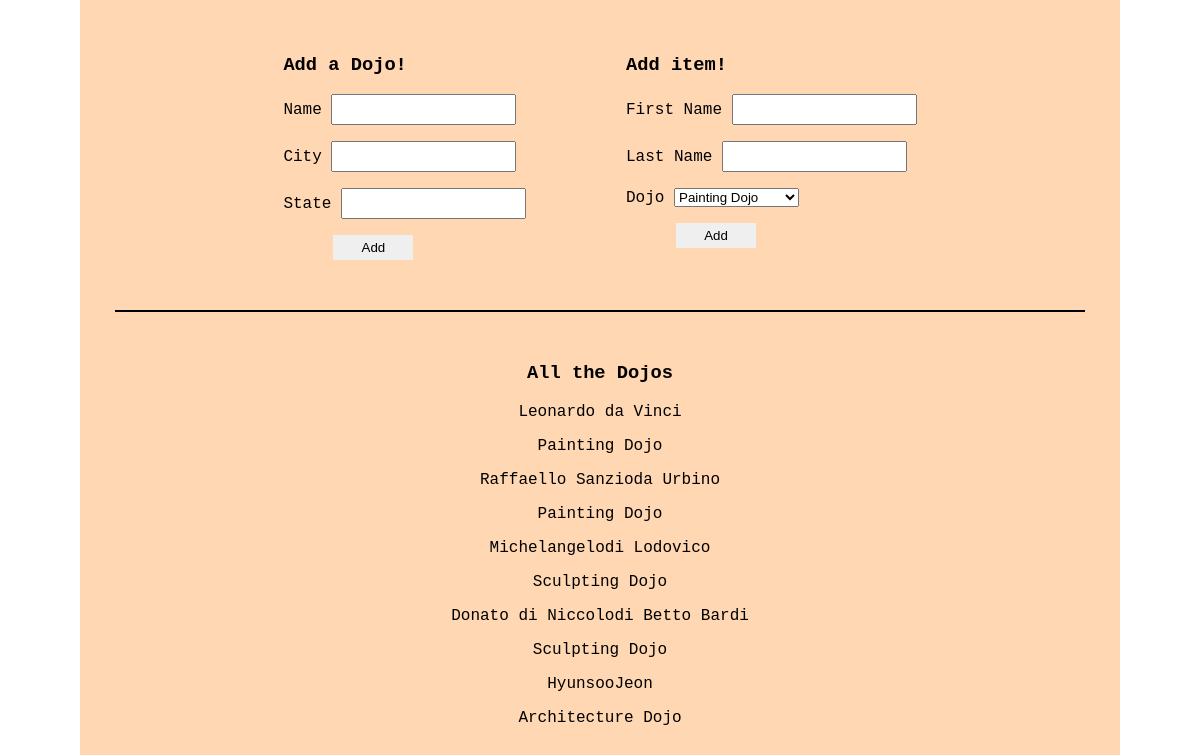
The page / on the database its author committed.
### dojo_ninjas_app/models.py (models this page shows)
class Ninjas(models.Model):
    first_name = models.CharField(max_length=255)
    last_name = models.CharField(max_length=255)
    user_ninja = models.ForeignKey(
        'Dojos', related_name="user", on_delete=models.CASCADE)
    created_at = models.DateTimeField(auto_now_add=True)
    updated_at = models.DateTimeField(auto_now=True)

class Dojos(models.Model):
    name = models.CharField(max_length=255)
    city = models.CharField(max_length=255)
    state = models.CharField(max_length=2)
    created_at = models.DateTimeField(auto_now_add=True)
    updated_at = models.DateTimeField(auto_now=True)

### dojo_ninjas_app/views.py (the view)
# urls.py: path('', views.index),
def index(request):
    context = {
        'all_ninjas': Ninjas.objects.all(),
        'all_dojos': Dojos.objects.all()
    }
    return render(request, 'index.html', context)

### dojo_ninjas_app/templates/index.html (shortened to what this page needs)
<!DOCTYPE html>
<html lang="en">
<head>
    {% load static %}
    <link rel="stylesheet" href="{% static 'css/style.css' %}">
</head>
<body>
    <div id="container">
        <div id="ninjas_dojos">
            <form id="formdojo" action="/dojo/create" method="POST">
                <h3>Add a Dojo!</h3>
                <p><label for="name">Name
                        <input type="text" name="name"></label></p>
                <p><label for="city">City
                        <input type="text" name="city"></label></p>
                <p><label for="state">State
                        <input type="text" name="state"></label></p>
                <button type="submit">Add</button>
            </form>
            <form id="formninja" action="/ninja/create" method="POST">
                <h3>Add item!</h3>
                <p><label for="first_name">First Name
                        <input type="text" name="first_name"></label></p>
                <p><label for="last_name">Last Name
                        <input type="text" name="last_name"></label></p>
                <p><label for="dojo">Dojo</label>
                    <select name="dojo">
                        {% for dojos in all_dojos %}
                        <option value="{{ dojos.id }}">{{ dojos.name }}</option>
                        {%  endfor %}
                    </select>
                </p>
                <button type="submit">Add</button>
            </form>
        </div>
        <div id="result">
            <h3>All the Dojos</h3>
            {% for ninja in all_ninjas %}
            <p>{{ ninja.first_name }}{{ ninja.last_name }} </p>
            <p>{{ ninja.user_ninja.name }}</p>
            {% endfor %}
        </div>
    </div>
</body>
</html>

### dojo_ninjas_app/static/css/style.css (style rules this page uses)
body { margin: 0 auto; font-family: 'Courier New', Courier, monospace; }
#container { width: 970px; margin: 0 auto; background-color: #ffd7b2; padding: 35px; }
#ninjas_dojos { display: flex; justify-content: center; margin-bottom: 50px; border-bottom: 2px solid black; }
input { height: 25px; }
button { margin-bottom: 50px; margin-left: 50px; width : 80px; height: 25px; border-style: none; }
#formdojo { margin-right: 100px; }
#result { text-align: center; }

### rows shown on the page
Ninjas: first_name "Leonardo", last_name "da Vinci", user_ninja.name "Painting Dojo"
Ninjas: first_name "Raffaello Sanzio", last_name "da Urbino", user_ninja.name "Painting Dojo"
Ninjas: first_name "Michelangelo", last_name "di Lodovico", user_ninja.name "Sculpting Dojo"
Ninjas: first_name "Donato di Niccolo", last_name "di Betto Bardi", user_ninja.name "Sculpting Dojo"
Ninjas: first_name "Hyunsoo", last_name "Jeon", user_ninja.name "Architecture Dojo"

### other values the page prints
form field dojo "Painting Dojo"
